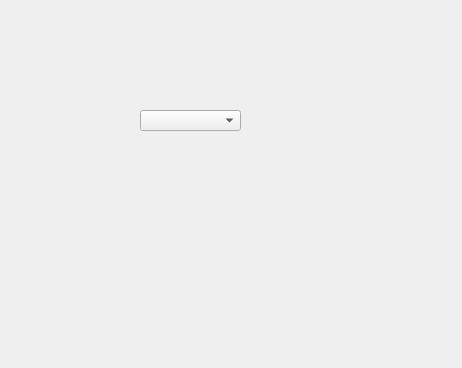
<?xml version="1.0" encoding="UTF-8"?>
<ui version="4.0">
 <class>MeridionalPlaneDialog</class>
 <widget class="QDialog" name="MeridionalPlaneDialog">
  <property name="geometry">
   <rect>
    <x>0</x>
    <y>0</y>
    <width>462</width>
    <height>368</height>
   </rect>
  </property>
  <property name="font">
   <font>
    <pointsize>11</pointsize>
   </font>
  </property>
  <property name="windowTitle">
   <string>MeridionalPlaneDialog</string>
  </property>
  <widget class="QComboBox" name="comboBox">
   <property name="geometry">
    <rect>
     <x>140</x>
     <y>110</y>
     <width>101</width>
     <height>21</height>
    </rect>
   </property>
  </widget>
 </widget>
 <resources/>
 <connections/>
</ui>
